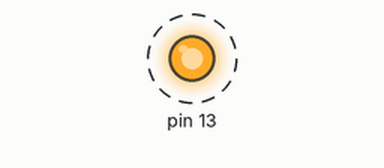
A sketch run on a simulated Arduino Uno, built with avr-gcc and run on an emulated ATmega328P. On the bench: output pins drawn as LEDs (lit = HIGH). Dashed ring = blinking. What the sketch prints to the serial monitor is not drawn.

Above: at 0.7 s.
Timing chart, 0 to 5.8 s (numbered marks = the images above):
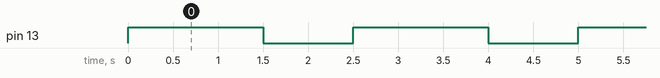

Measured:
- by itself, pin 13: alternates HIGH for 1.5 s and LOW for 1.0 s

The sketch:

blinky.ino
```cpp
void setup() {
	pinMode(13, OUTPUT);
	Serial.begin(9600);
}

void loop() {
	digitalWrite(13, HIGH);
	delay(1500);
	digitalWrite(13, LOW);
	delay(1000);
	Serial.println("Hello world!");
}
```
